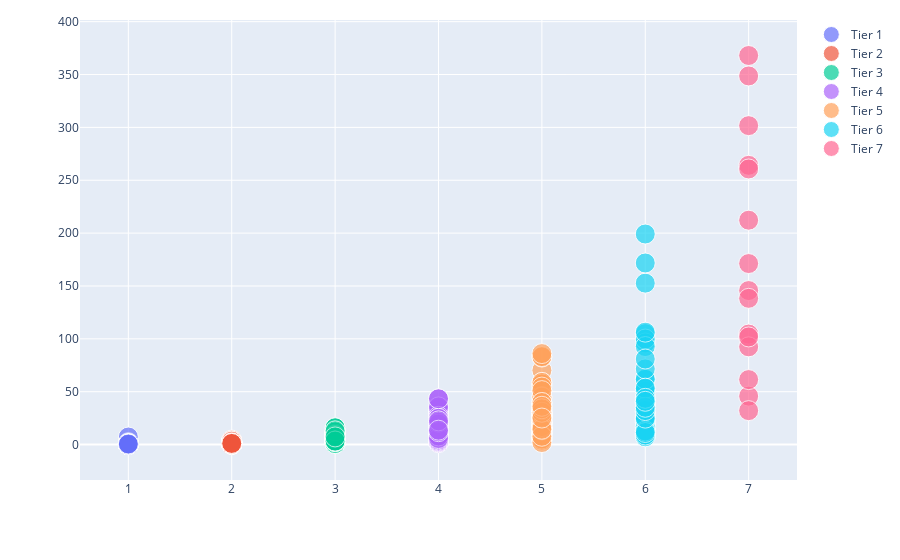

The cell this chart's notebook holds for it:
### Code cell
fig = go.Figure(
    data   = [create_tier_scatter(map_json, tier) for tier in range(1,8)],
    layout = {'height': 700, 'margin': {'t': 20}},
)

fig.show()
